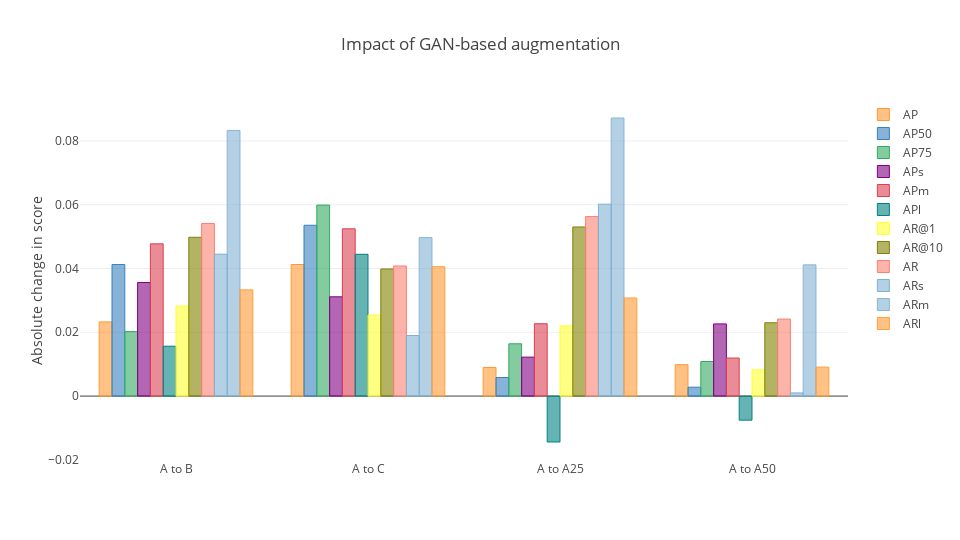

Notebook code cell kept with this figure:
### Code cell
cf.go_offline(connected = True)
config = {
    "modeBarButtonsToRemove": ["sendDataToCloud"],
    "displaylogo": False
}
layout = {
    "title": "Impact of GAN-based augmentation",
    "yaxis": {
        "title": "Absolute change in score"
    },
    "width": 960,
    "height": 540
}
fig = df_combined.iplot(kind = "bar", y = ["AP", "AP50", "AP75", "APs", "APm", "APl", "AR@1", "AR@10", "AR", "ARs", "ARm", "ARl"], layout = layout, asFigure = True)
py.offline.iplot(fig, show_link = False, config = config)

### Figure 1 — Plotly figure (JSON) as saved in the notebook; plotly's stock layout.template omitted (floating-point values rounded to 4 significant figures)
{"data": [{"marker": {"color": "rgba(255, 153, 51, 0.6)", "line": {"color": "rgba(255, 153, 51, 1.0)", "width": 1}}, "name": "AP", "orientation": "v", "text": "", "type": "bar", "uid": "2d1e151f-a647-4ab4-b2e0-e4743a2b6e87", "x": ["A to B", "A to C", "A to A25", "A to A50"], "y": [0.02326, 0.04124, 0.008975, 0.009842]}, {"marker": {"color": "rgba(55, 128, 191, 0.6)", "line": {"color": "rgba(55, 128, 191, 1.0)", "width": 1}}, "name": "AP50", "orientation": "v", "text": "", "type": "bar", "uid": "4cf89522-b0f6-4a66-8da2-b9febd892a92", "x": ["A to B", "A to C", "A to A25", "A to A50"], "y": [0.04124, 0.05355, 0.005831, 0.002787]}, {"marker": {"color": "rgba(50, 171, 96, 0.6)", "line": {"color": "rgba(50, 171, 96, 1.0)", "width": 1}}, "name": "AP75", "orientation": "v", "text": "", "type": "bar", "uid": "5151579b-7487-4f9b-b416-c670806c0bfa", "x": ["A to B", "A to C", "A to A25", "A to A50"], "y": [0.02022, 0.05989, 0.0164, 0.01084]}, {"marker": {"color": "rgba(128, 0, 128, 0.6)", "line": {"color": "rgba(128, 0, 128, 1.0)", "width": 1}}, "name": "APs", "orientation": "v", "text": "", "type": "bar", "uid": "2ac33531-7f7e-4c4b-90ef-56659482aade", "x": ["A to B", "A to C", "A to A25", "A to A50"], "y": [0.03561, 0.03113, 0.01221, 0.02263]}, {"marker": {"color": "rgba(219, 64, 82, 0.6)", "line": {"color": "rgba(219, 64, 82, 1.0)", "width": 1}}, "name": "APm", "orientation": "v", "text": "", "type": "bar", "uid": "52026b6b-5184-4a08-ab86-68c8534676a9", "x": ["A to B", "A to C", "A to A25", "A to A50"], "y": [0.04773, 0.05245, 0.02268, 0.01193]}, {"marker": {"color": "rgba(0, 128, 128, 0.6)", "line": {"color": "rgba(0, 128, 128, 1.0)", "width": 1}}, "name": "APl", "orientation": "v", "text": "", "type": "bar", "uid": "ee1faef7-f0c1-4156-b6ac-663554d1d348", "x": ["A to B", "A to C", "A to A25", "A to A50"], "y": [0.01563, 0.04445, -0.01439, -0.007546]}, {"marker": {"color": "rgba(255, 255, 51, 0.6)", "line": {"color": "rgba(255, 255, 51, 1.0)", "width": 1}}, "name": "AR@1", "orientation": "v", "text": "", "type": "bar", "uid": "cdaa5956-1952-4ef3-9336-8db1ce8183bc", "x": ["A to B", "A to C", "A to A25", "A to A50"], "y": [0.02825, 0.0254, 0.02204, 0.008241]}, {"marker": {"color": "rgba(128, 128, 0, 0.6)", "line": {"color": "rgba(128, 128, 0, 1.0)", "width": 1}}, "name": "AR@10", "orientation": "v", "text": "", "type": "bar", "uid": "82ece762-9206-42ee-835e-a7c901f301bc", "x": ["A to B", "A to C", "A to A25", "A to A50"], "y": [0.04979, 0.03986, 0.05302, 0.02298]}, {"marker": {"color": "rgba(251, 128, 114, 0.6)", "line": {"color": "rgba(251, 128, 114, 1.0)", "width": 1}}, "name": "AR", "orientation": "v", "text": "", "type": "bar", "uid": "4a9894e1-7988-4632-83af-e8665177c929", "x": ["A to B", "A to C", "A to A25", "A to A50"], "y": [0.05412, 0.04079, 0.05627, 0.02415]}, {"marker": {"color": "rgba(128, 177, 211, 0.6)", "line": {"color": "rgba(128, 177, 211, 1.0)", "width": 1}}, "name": "ARs", "orientation": "v", "text": "", "type": "bar", "uid": "ebded843-894f-433a-a731-f456072bd74a", "x": ["A to B", "A to C", "A to A25", "A to A50"], "y": [0.04449, 0.01899, 0.06018, 0.0009963]}, {"marker": {"color": "rgba(128, 177, 211, 0.6)", "line": {"color": "rgba(128, 177, 211, 0.8999999999999999)", "width": 1}}, "name": "ARm", "orientation": "v", "text": "", "type": "bar", "uid": "4a205669-742f-4536-8e63-5525b0241d68", "x": ["A to B", "A to C", "A to A25", "A to A50"], "y": [0.08328, 0.04968, 0.08718, 0.04114]}, {"marker": {"color": "rgba(255, 153, 51, 0.6)", "line": {"color": "rgba(255, 153, 51, 0.8999999999999999)", "width": 1}}, "name": "ARl", "orientation": "v", "text": "", "type": "bar", "uid": "96a1c4ea-241a-47eb-993d-496595057545", "x": ["A to B", "A to C", "A to A25", "A to A50"], "y": [0.0333, 0.04058, 0.03077, 0.0091]}], "layout": {"height": 540, "title": {"text": "Impact of GAN-based augmentation"}, "width": 960, "yaxis": {"title": {"text": "Absolute change in score"}}}}
